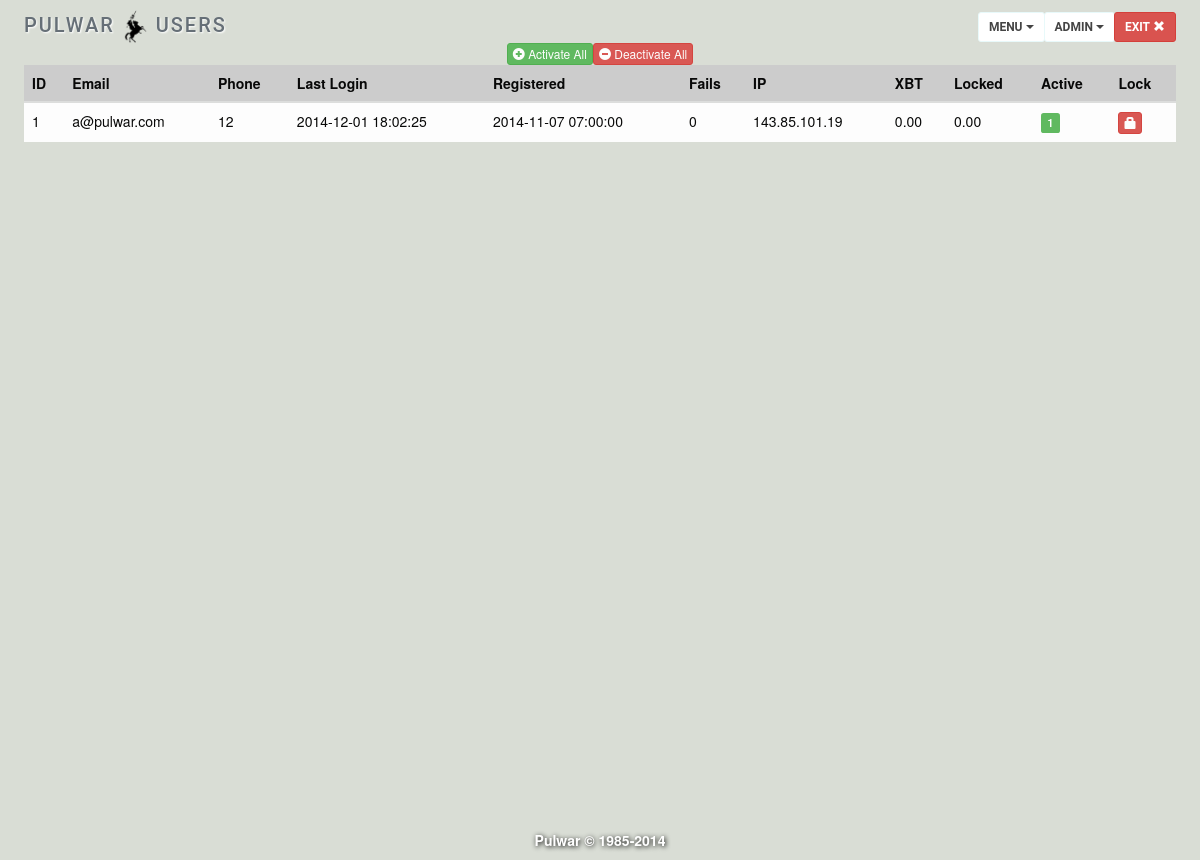
/admin_users.php (signed in), run on an earlier commit of the app's database.
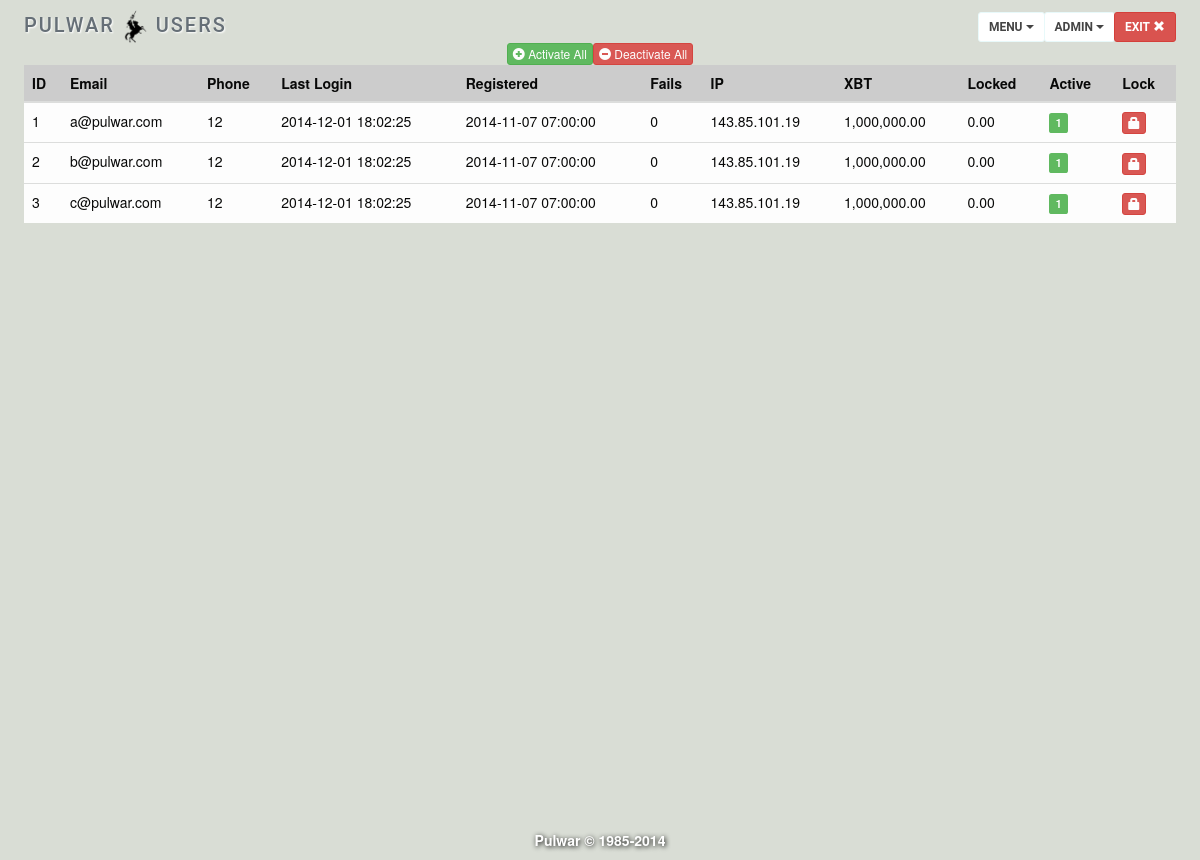
And on a later commit of the database.
### tables this page shows
CREATE TABLE IF NOT EXISTS `users` (
  `id` int(10) NOT NULL AUTO_INCREMENT COMMENT 'user id',
  `email` varchar(63) NOT NULL,
  `fname` varchar(63) NOT NULL,
  `lname` varchar(63) NOT NULL,
  `birth` date NOT NULL,
  `address` varchar(63) NOT NULL,
  `city` varchar(63) NOT NULL,
  `region` varchar(63) NOT NULL,
  `zip` int(20) NOT NULL,
  `phone` int(20) NOT NULL,
  `question` varchar(63) NOT NULL,
  `answer` varchar(63) NOT NULL,
  `password` char(128) NOT NULL,
  `registered` timestamp NOT NULL DEFAULT CURRENT_TIMESTAMP,
  `last_login` timestamp NULL DEFAULT NULL,
  `ip` varchar(15) NOT NULL,
  `fails` int(1) NOT NULL DEFAULT '0' COMMENT 'failed login attempts',
  `active` int(1) NOT NULL DEFAULT '0' COMMENT '0 inactive or 1 active',
  PRIMARY KEY (`id`)
);

CREATE TABLE IF NOT EXISTS `accounts` (
  `id` int(10) NOT NULL,
  `units` bigint(20) unsigned NOT NULL DEFAULT '0',
  `loan` bigint(20) unsigned NOT NULL DEFAULT '0',
  `rate` decimal(65,30) NOT NULL DEFAULT '0.000000000000000000000000000000',
  `approved` int(1) NOT NULL DEFAULT '0',
  PRIMARY KEY (`id`)
);

### includes/constants.php (called while the page is built, shortened)
<?php
$unittype = "XBT";
?>

### includes/functions_exchange.php (called while the page is built, shortened)
<?php
function getPrice($price)
{
    require 'constants.php';
    $price = $price/1000;
    return($price);
}
?>

### templates/admin_users_form.php (the view, shortened to what this page needs)
            <span class="input-group-btn">
                <form action="admin_users.php" method="post"><button type="submit" class="btn btn-success btn-xs" name="activate" value="ALL"><span class="glyphicon glyphicon-plus-sign"></span> Activate All</button></form>
                <form action="admin_users.php" method="post"><button type="submit" class="btn btn-danger btn-xs" name="deactivate" value="ALL"><span class="glyphicon glyphicon-minus-sign"></span> Deactivate All</button></form>
            </span>
<table class="table" align="center">
    <thead>
        <tr bgcolor="#CCCCCC">
            <th>ID</th>
            <th>Email</th>
            <th>Phone</th>
            <th>Last Login</th>
            <th>Registered</th>
			<th>Fails</th>
            <th>IP</th>
            <th><?php echo($unittype)  ?></th>
            <th>Locked</th>
            <th>Active</th>
            <th>Lock</th>
        </tr>
    </thead>
    <tbody>
<?php
	    foreach ($searchusers as $row)
        {
            echo("<tr>");
            echo("<td>" . number_format($row["id"],0,".",",") . "</td>");
            echo("<td>" . htmlspecialchars($row["email"]) . "</td>");
            echo("<td>" . htmlspecialchars($row["phone"]) . "</td>");
            echo("<td>" . (date('Y-m-d H:i:s', strtotime($row["last_login"])) . "</td>"));
            echo("<td>" . (date('Y-m-d H:i:s', strtotime($row["registered"])) . "</td>"));
            echo("<td>" . htmlspecialchars($row["fails"]) . "</td>");
            echo("<td>" . htmlspecialchars($row["ip"]) . "</td>");
            echo("<td>" . number_format($row["units"],2,".",",") . "</td>");
            echo("<td>" . number_format($row["locked"],2,".",",") . "</td>");
            if($row["active"]==1)
            {
                echo("<td><span class='label label-success'>" . number_format($row["active"],0,".",",") . "</span></td>");
                echo('<td><form method="post" action="admin_users.php"><button type="submit" class="btn btn-danger btn-xs" name="deactivate" value="' . $row["id"] . '"><span class="glyphicon glyphicon-lock"></span></button></form></td>');
            }
            echo("</tr>");
        }
    ?>
    </tbody>
</table>

What changed in the data, as far as the page shows it:
computed for users "a@pulwar.com": accounts.units "0.00" → "1,000,000.00"
added users: accounts.id "2", email "b@pulwar.com", phone "12", last_login "2014-12-01 18:02:25", registered "2014-11-07 07:00:00", fails "0", ip "143.85.101.19", units "1,000,000.00", locked "0.00", active "1"
added users: accounts.id "3", email "c@pulwar.com", phone "12", last_login "2014-12-01 18:02:25", registered "2014-11-07 07:00:00", fails "0", ip "143.85.101.19", units "1,000,000.00", locked "0.00", active "1"
